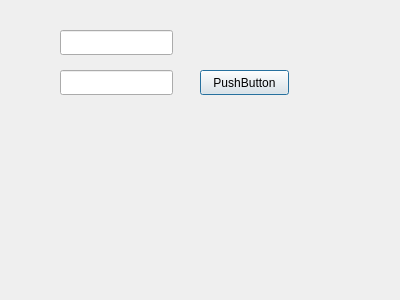
<?xml version="1.0" encoding="UTF-8"?>
<ui version="4.0">
 <class>login</class>
 <widget class="QDialog" name="login">
  <property name="geometry">
   <rect>
    <x>0</x>
    <y>0</y>
    <width>400</width>
    <height>300</height>
   </rect>
  </property>
  <property name="windowTitle">
   <string>Dialog</string>
  </property>
  <widget class="QLineEdit" name="lineEdit">
   <property name="geometry">
    <rect>
     <x>60</x>
     <y>30</y>
     <width>113</width>
     <height>25</height>
    </rect>
   </property>
  </widget>
  <widget class="QLineEdit" name="lineEdit_2">
   <property name="geometry">
    <rect>
     <x>60</x>
     <y>70</y>
     <width>113</width>
     <height>25</height>
    </rect>
   </property>
  </widget>
  <widget class="QPushButton" name="pushButton">
   <property name="geometry">
    <rect>
     <x>200</x>
     <y>70</y>
     <width>89</width>
     <height>25</height>
    </rect>
   </property>
   <property name="text">
    <string>PushButton</string>
   </property>
  </widget>
 </widget>
 <resources/>
 <connections/>
</ui>
